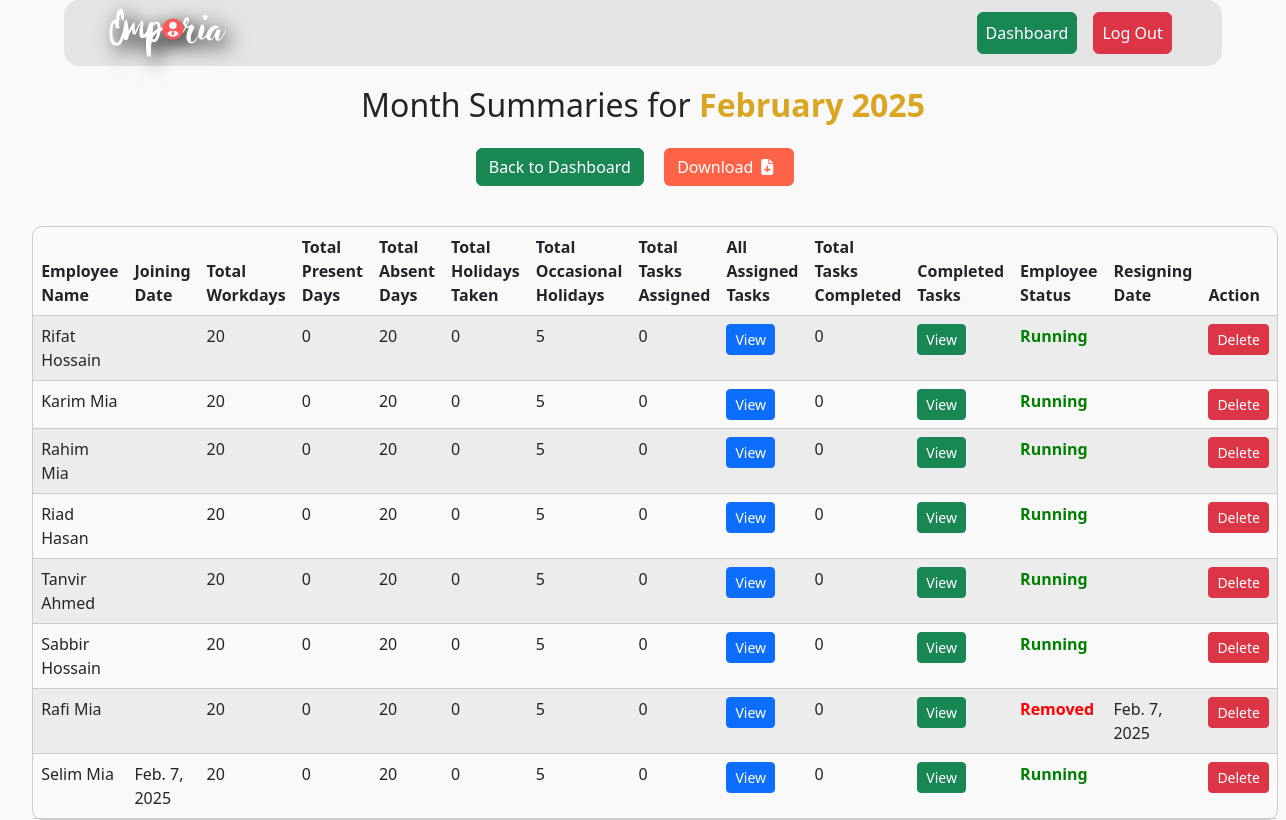
/month-summaries/ (signed in), run on the app's committed database.
### dashboard/models.py (models this page shows, shortened)
class MonthSummary(models.Model):
    month = models.CharField(max_length=10, default=datetime.now().strftime("%B"))  # Example: "January"
    year = models.PositiveIntegerField(default=datetime.now().year)  # Example: 2024
    employee_id = models.PositiveIntegerField()
    employee_name = models.CharField(max_length=50)
    total_workdays = models.PositiveIntegerField()
    total_present_days = models.PositiveIntegerField()
    total_holidays_taken = models.PositiveIntegerField()
    total_occasional_holidays = models.PositiveIntegerField()
    total_task_assigned = models.PositiveIntegerField(default=0)
    assigned_task_ids_with_title = models.TextField(blank=True, null=True)  # Store task IDs with titles
    total_task_completed = models.PositiveIntegerField(default=0)
    completed_task_ids_with_title = models.TextField(blank=True, null=True)  # Store completed task IDs with titles
    joining_date = models.DateTimeField(null=True, blank=True)
    leaving_date = models.DateTimeField(null=True, blank=True)
    employee_present_status = models.CharField(max_length=20, choices=[
        ("Running", "Running"),
        ("Removed", "Removed"),
    ], default="Running")
    @property
    def total_absent_days(self):
        return self.total_workdays - self.total_present_days

### dashboard/views.py (the view)
# urls.py: path('month-summaries/', views.view_all_month_summaries, name='view_all_month_summaries'),
@login_required
def view_all_month_summaries(request):
    if not request.user.is_staff:  # Ensure only admins can delete
        return redirect('dashboard')
    today = date.today()
    current_month = today.strftime("%B")
    current_year = today.year
    month_summaries = MonthSummary.objects.filter(month=current_month, year=current_year)
    for summary in month_summaries:
        if summary.assigned_task_ids_with_title:
            summary.assigned_task_list = [task.strip() for task in summary.assigned_task_ids_with_title.split(",")]
        else:
            summary.assigned_task_list = []  # Empty list if no assigned tasks
        if summary.completed_task_ids_with_title:
            summary.completed_task_list = [task.strip() for task in summary.completed_task_ids_with_title.split(",")]
        else:
            summary.completed_task_list = []  # Empty list if no completed tasks
    return render(request, 'all_month_summaries.html', {
        'month_summaries': month_summaries,
        'month': current_month,
        'year': current_year
    })

### dashboard/templates/all_month_summaries.html (shortened to what this page needs)
{% extends 'base.html' %} {% block content %}
<div style="width: 95%; margin: auto">
  <div
    class="msg-header"
    style="text-align: center; margin-bottom: 40px; margin-top: 20px"
  >
    <h2>
      Month Summaries for
      <span style="color: goldenrod; font-weight: bold"
        >{{ month }} {{ year }}</span
      >
    </h2>
    <a class="btn btn-success mt-3" href="{% url 'dashboard' %}"
      >Back to Dashboard</a
    >
    <a
      href="{% url 'export_month_summary' %}"
      class="btn mt-3 mx-3"
      style="background-color: tomato; color: white"
      >Download<i class="fa-solid fa-file-arrow-down mx-2"></i
    ></a>
  </div>
  {% if month_summaries %}
  <table
    class="table table-striped table-hover"
    style="width: 95%; margin: auto"
  >
    <thead>
      <tr>
        <th>Employee Name</th>
        <th>Joining Date</th>
        <th>Total Workdays</th>
        <th>Total Present Days</th>
        <th>Total Absent Days</th>
        <th>Total Holidays Taken</th>
        <th>Total Occasional Holidays</th>
        <th>Total Tasks Assigned</th>
        <th>All Assigned Tasks</th>
        <th>Total Tasks Completed</th>
        <th>Completed Tasks</th>
        <th>Employee Status</th>
        <th>Resigning Date</th>
        <th>Action</th>
      </tr>
    </thead>
    <tbody>
      {% for summary in month_summaries %}
      <tr>
        <td>{{ summary.employee_name }}</td>
        <td>{{ summary.joining_date.date }}</td>
        <td>{{ summary.total_workdays }}</td>
        <td>{{ summary.total_present_days }}</td>
        <td>{{ summary.total_absent_days }}</td>
        <td>{{ summary.total_holidays_taken }}</td>
        <td>{{ summary.total_occasional_holidays }}</td>
        <td>{{ summary.total_task_assigned }}</td>
        <td>
          <button
            href=""
            type="button"
            class="btn btn-primary btn-sm"
            data-bs-toggle="modal"
            data-bs-target="#assignTaskModal-{{summary.id}}"
          >
            View
          </button>
        </td>
        <td>{{ summary.total_task_completed }}</td>
        <td>
          <button
            href=""
            type="button"
            class="btn btn-success btn-sm"
            data-bs-toggle="modal"
            data-bs-target="#completeTaskModal-{{summary.id}}"
          >
            View
          </button>
        </td>
        <td>{% if summary.employee_present_status == 'Running' %}
                <span style="color: green; font-weight: bold;">{{ summary.employee_present_status }}</span>
            {% else %}
                <span style="color: red; font-weight: bold;">{{ summary.employee_present_status }}</span>
            {% endif %}
        </td>
        <td>{{summary.leaving_date.date}}</td>
        <td>
          <button
            href=""
            type="button"
            class="btn btn-danger btn-sm"
            data-bs-toggle="modal"
            data-bs-target="#deleteTaskModal-{{summary.id}}"
          >
            Delete
          </button>
        </td>
      </tr>
      {% endfor %}
    </tbody>
  </table>
  {% else %}
  <h4 style="color:tomato; text-align:center;">No Month Summaries found for the current month.</h4>
  {% endif %}
</div>
{% endblock %}

### templates/base.html (style rules this page uses)
body { background-color: #f9f9f9; }
.table { width: 500px; border-collapse: separate; border-spacing: 0; border-radius: 10px; border: 1px solid #ccc; }

### data on the page
MonthSummary: employee_name "Rifat Hossain", total_workdays "20", total_present_days "0", total_absent_days "20", total_holidays_taken "0", total_occasional_holidays "5", total_task_assigned "0", total_task_completed "0", employee_present_status "Running"
MonthSummary: employee_name "Karim Mia", total_workdays "20", total_present_days "0", total_absent_days "20", total_holidays_taken "0", total_occasional_holidays "5", total_task_assigned "0", total_task_completed "0", employee_present_status "Running"
MonthSummary: employee_name "Rahim Mia", total_workdays "20", total_present_days "0", total_absent_days "20", total_holidays_taken "0", total_occasional_holidays "5", total_task_assigned "0", total_task_completed "0", employee_present_status "Running"
MonthSummary: employee_name "Riad Hasan", total_workdays "20", total_present_days "0", total_absent_days "20", total_holidays_taken "0", total_occasional_holidays "5", total_task_assigned "0", total_task_completed "0", employee_present_status "Running"
MonthSummary: employee_name "Tanvir Ahmed", total_workdays "20", total_present_days "0", total_absent_days "20", total_holidays_taken "0", total_occasional_holidays "5", total_task_assigned "0", total_task_completed "0", employee_present_status "Running"
MonthSummary: employee_name "Sabbir Hossain", total_workdays "20", total_present_days "0", total_absent_days "20", total_holidays_taken "0", total_occasional_holidays "5", total_task_assigned "0", total_task_completed "0", employee_present_status "Running"
MonthSummary: employee_name "Rafi Mia", total_workdays "20", total_present_days "0", total_absent_days "20", total_holidays_taken "0", total_occasional_holidays "5", total_task_assigned "0", total_task_completed "0", employee_present_status "Removed", leaving_date "Feb. 7, 2025"
MonthSummary: employee_name "Selim Mia", joining_date "Feb. 7, 2025", total_workdays "20", total_present_days "0", total_absent_days "20", total_holidays_taken "0", total_occasional_holidays "5", total_task_assigned "0", total_task_completed "0", employee_present_status "Running"

### other printed values
{{ month }} "February"
{{ year }} "2025"
